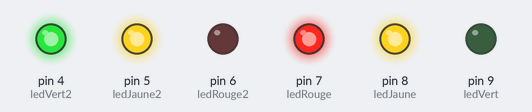
A sketch run on a simulated Arduino Uno, built with avr-gcc and run on an emulated ATmega328P. Parts: output pins drawn as LEDs (lit = HIGH).

Above: at 0.5 s.
At 1.5 s:
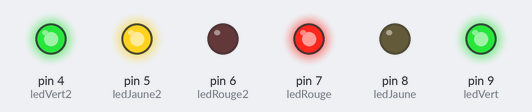
At 2.5 s:
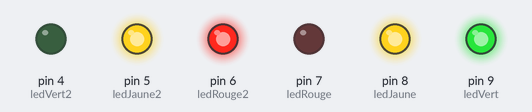
At 3.5 s:
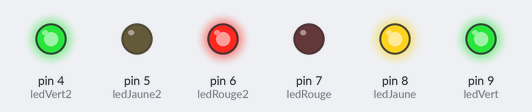
Timing chart, 0 to 5.2 s (numbered marks = the images above):
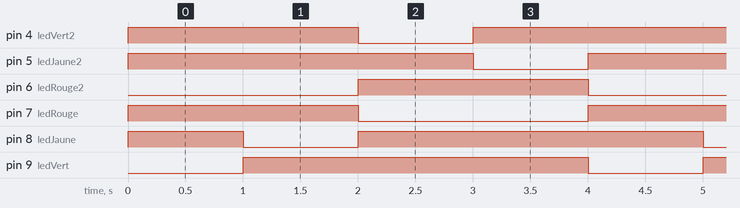

Measured:
- by itself, pin 4 (ledVert2), pin 8 (ledJaune): repeats every 4.0 s: LOW 1.0 s, HIGH 3.0 s
- by itself, pin 5 (ledJaune2), pin 9 (ledVert): alternates HIGH for 3.0 s and LOW for 1.0 s
- by itself, pin 6 (ledRouge2), pin 7 (ledRouge): alternates HIGH for 2.0 s and LOW for 2.0 s

The sketch:

Double_Feux_Tricolores.ino
```cpp
int ledVert = 9;
int ledJaune = 8;
int ledRouge = 7;
int ledRouge2 = 6;
int ledJaune2 = 5;
int ledVert2 = 4;
// the setup function runs once when you press reset or power the board
void setup() {
  // initialize digital pin 13 as an output.
  pinMode(ledRouge, OUTPUT);
  pinMode(ledJaune, OUTPUT);
  pinMode(ledVert, OUTPUT);
  pinMode(ledRouge2, OUTPUT);
  pinMode(ledJaune2, OUTPUT);
  pinMode(ledVert2, OUTPUT);
}

// the loop function runs over and over again forever
void loop() {

  digitalWrite(ledJaune, HIGH);
  digitalWrite(ledRouge, HIGH);
  digitalWrite(ledJaune2, HIGH);
  digitalWrite(ledVert2, HIGH);
  digitalWrite(ledRouge2, LOW);
  digitalWrite(ledVert, LOW);   // turn the LED on (HIGH is the voltage level)
  delay(1000);              // wait for a second
  digitalWrite(ledVert, HIGH);    // turn the LED off by making the voltage LOW
  //delay(1000);
  digitalWrite(ledJaune, LOW);   // turn the LED on (HIGH is the voltage level)
  delay(1000);              // wait for a second
  digitalWrite(ledJaune, HIGH);    // turn the LED off by making the voltage LOW
  //delay(1000);
  digitalWrite(ledRouge, LOW);   // turn the LED on (HIGH is the voltage level)
  //delay(1000);              // wait for a second
  //digitalWrite(ledRouge, HIGH);    // turn the LED off by making the voltage LOW
  //delay(1000);              // wait for a second
  digitalWrite(ledRouge2, HIGH);
  digitalWrite(ledVert2, LOW);
  delay(1000);
  digitalWrite(ledVert2, HIGH);
  digitalWrite(ledJaune2, LOW);
  delay(1000);
}
```
